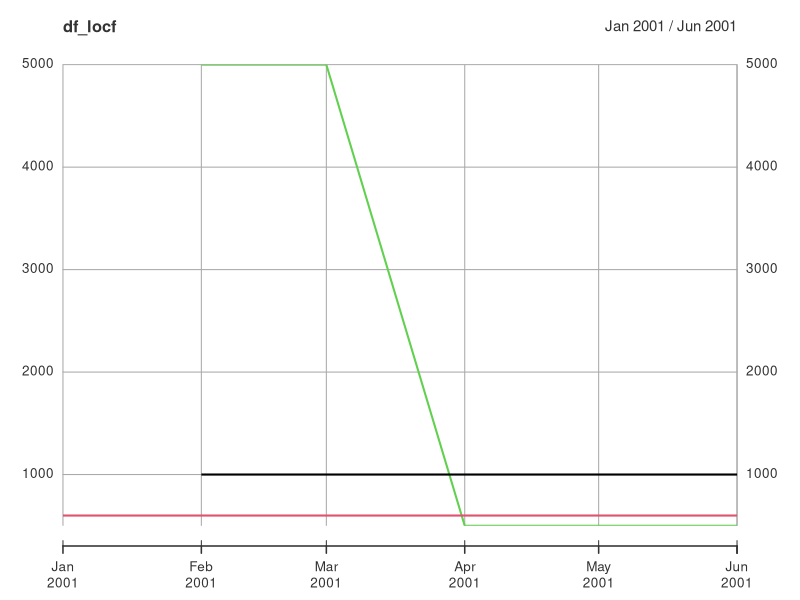

Write R code to recreate this figure.
## ---- chunk 1

df <-  read.table(text = c(" 
CompanyA    NA  1000    NA  NA  NA  1000
CompanyB    600 NA  NA  NA  600 NA
CompanyC    NA  5000    NA  500 NA  NA"), 
                  header = F) 

colnames(df) <-  c("CompanyName", "2001-01", "2001-02" ,"2001-03", "2001-04",  "2001-05", "2001-06")

df
## ---- chunk 2
df_t <- t(df)
## ---- chunk 3
company_names <- df_t[1,]
## ---- chunk 4
df_t <- data.frame(df_t[-1, ], stringsAsFactors = FALSE)
## ---- chunk 5
colnames(df_t) <- company_names
## ---- chunk 6
df_long <- data.frame(sapply(df_t, FUN=as.numeric), row.names = rownames(df_t))

df_long
## ---- chunk 7
library(xts)

# convert rownames "2001-01, 2001-02, ..." to yearmon format
rownames(df_long) <- as.yearmon(rownames(df_long), "%Y-%m")

# pass the dates as an index to the xts via the `order.by` arguement.
df_xts <- xts(df_long , order.by = as.yearmon(rownames(df_long)))
## ---- chunk 8
df_locf <- na.locf(df_xts)

df_locf
## ---- chunk 9
# The plot function works.
plot(df_locf)
